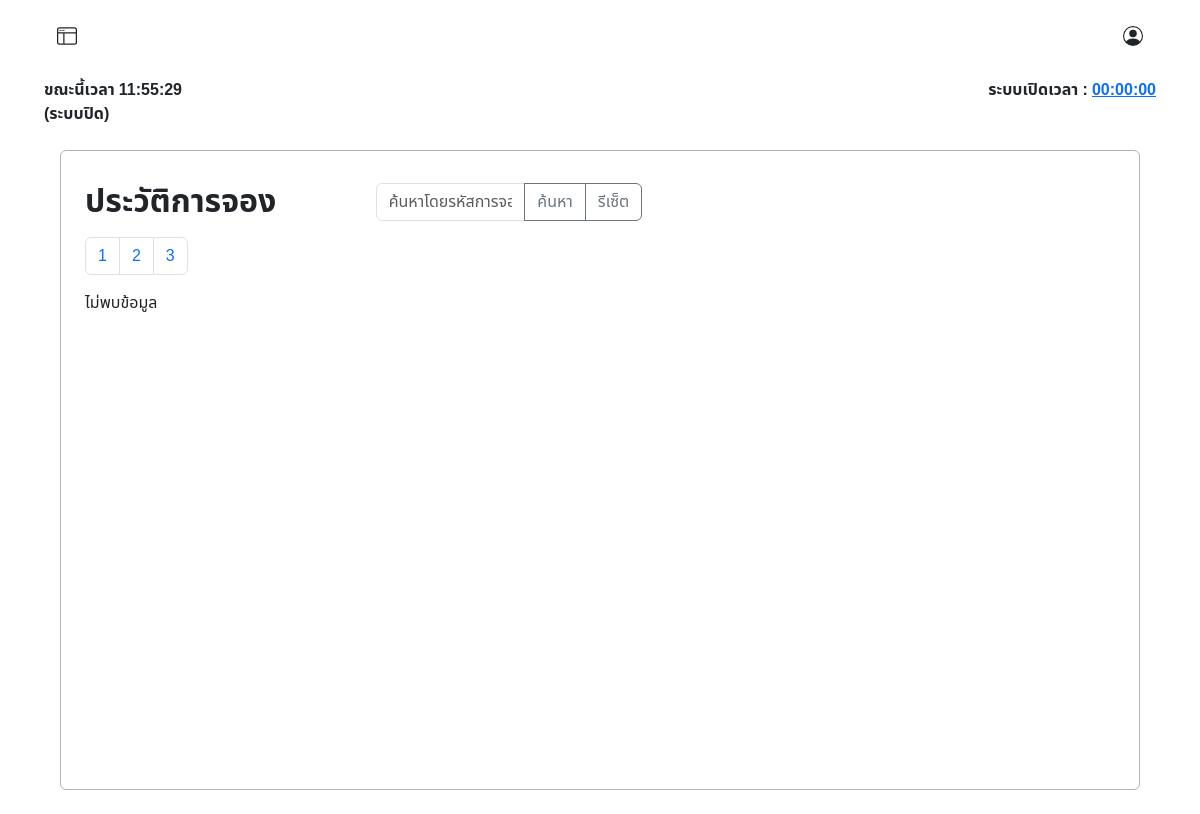
The app's page /admin/booking_history.php?page=4 (signed in), older data.
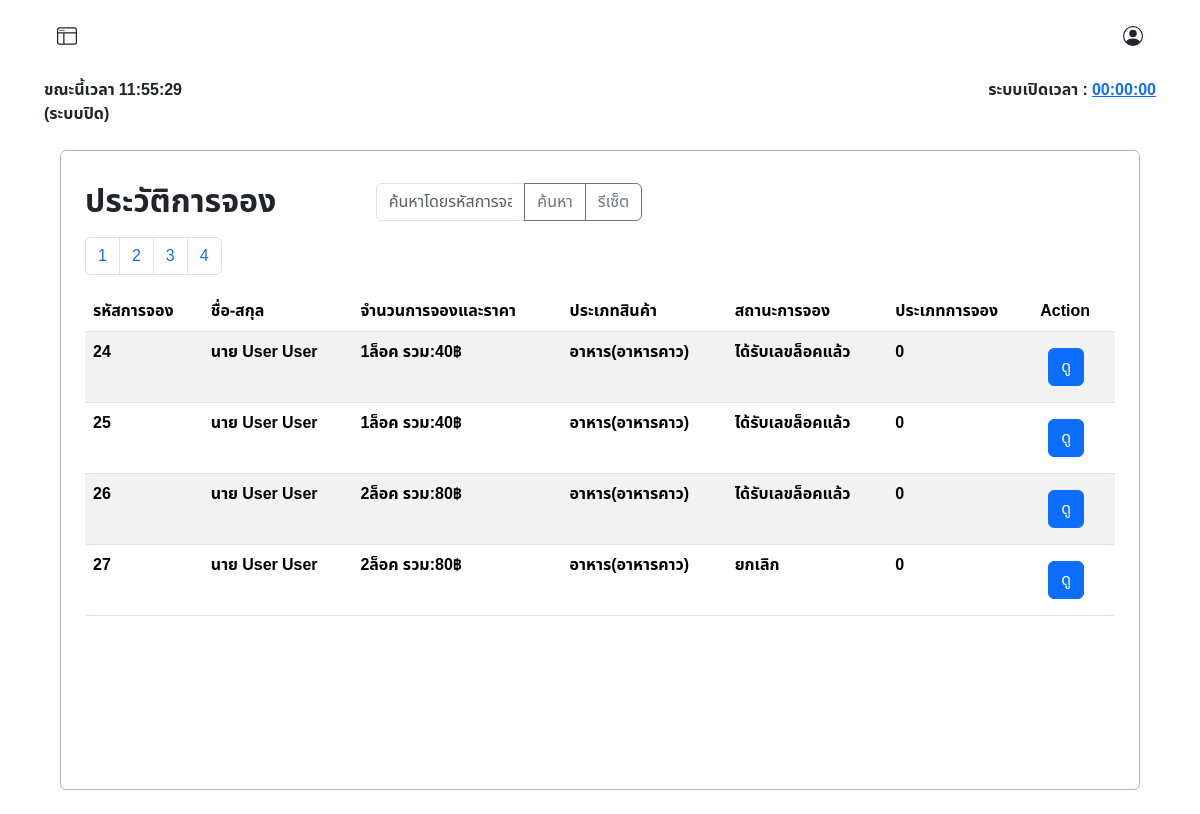
The same page, newer data.
### tables this page shows
CREATE TABLE `booked` (
  `id_booked` int(10) UNSIGNED ZEROFILL NOT NULL COMMENT 'รหัสการจองแบบเรียบร้อยแล้ว',
  `booking_id` int(10) UNSIGNED DEFAULT NULL COMMENT 'รหัสการจอง',
  `member_id` int(6) UNSIGNED NOT NULL COMMENT 'รหัสลูกค้า',
  `booking_amount` varchar(45) NOT NULL,
  `total_price` varchar(45) NOT NULL,
  `product_type` int(11) NOT NULL,
  `sub_product_type` int(11) NOT NULL,
  `booking_status` int(3) UNSIGNED NOT NULL COMMENT 'สถานะการจอง',
  `booking_type` int(11) NOT NULL,
  `zone_id` int(3) UNSIGNED NOT NULL COMMENT 'รหัสประเภทโซน',
  `slip_img` varchar(45) DEFAULT NULL COMMENT 'log',
  `booking_date` timestamp NOT NULL DEFAULT current_timestamp() ON UPDATE current_timestamp() COMMENT 'วันเวลาที่จอง',
  `booked_lock_number` varchar(10) DEFAULT NULL COMMENT 'เลขล็อคที่จะได้',
  `expiration_date` datetime DEFAULT NULL
);

CREATE TABLE `category` (
  `id_category` int(11) NOT NULL,
  `cat_name` varchar(45) NOT NULL
);

CREATE TABLE `sub_category` (
  `idsub_category` int(11) NOT NULL,
  `id_category` int(11) DEFAULT NULL,
  `sub_cat_name` varchar(45) NOT NULL
);

CREATE TABLE `booking_status` (
  `id` int(3) UNSIGNED NOT NULL COMMENT 'รหัสสถานะการจอง',
  `status` varchar(50) NOT NULL COMMENT 'สถานะ'
);

### admin/booking_history.php (the view, shortened to what the changed rows need)
<?php
require("../condb.php");
$results_per_page = 7;
$page = isset($_GET['page']) ? (int)$_GET['page'] : 1;
$start_from = ($page - 1) * $results_per_page;
?>
<!DOCTYPE html>
<html lang="th">
<head>
    <link href="https://cdn.jsdelivr.net/npm/bootstrap@5.3.3/dist/css/bootstrap.min.css" rel="stylesheet">
    <link rel="stylesheet" href="../asset/css/font.css">
</head>
<body>
    <div class="container my-4 p-2 border border-dark-subtle rounded overflow-auto" style="width: 90%; height: 40rem;">
        <div class="tab-content" id="myTabContent">
            <div class="tab-pane fade show active mt-2 mx-2 p-2" id="category">
                <div class="mt-2">
                    <div class="d-flex ">
                        <div class="row ">
                            <div class="w-50 ">
                                <h2> <strong>ประวัติการจอง</strong></h2>
                            </div>
                        </div>
                    </div>
                    <?php
                    $sql_total = "SELECT COUNT(*) FROM market_booking.booked";
                    $result_total = $conn->query($sql_total);
                    $row_total = $result_total->fetch_row();
                    $total_records = $row_total[0];
                    $total_pages = ceil($total_records / $results_per_page);
                    echo "<nav>";
                    echo "<ul class='pagination'>";
                    for ($i = 1; $i <= $total_pages; $i++) {
                        echo "<li class='page-item'><a class='page-link' href='?page=" . $i . "'>" . $i . "</a></li>";
                    }
                    echo "</ul>";
                    echo "</nav>";
                    $sql = "SELECT
                                B.booking_id,
                                CONCAT(U.prefix, ' ', U.firstname, ' ', U.lastname) AS fullname,
                                B.booking_amount,
                                B.total_price,
                                C.cat_name,
                                SC.sub_cat_name,
                                BS.status,
                                B.booking_type,
                                B.slip_img,
                                B.booked_lock_number,
                                B.booking_date
                            FROM market_booking.booked AS B
                            LEFT JOIN booking_status AS BS ON B.booking_status = BS.id
                            LEFT JOIN tbl_user AS U ON B.member_id = U.user_id
                            LEFT JOIN category AS C ON B.product_type = C.id_category
                            LEFT JOIN sub_category AS SC ON B.sub_product_type = SC.idsub_category";
                    $sql .= " LIMIT $start_from, $results_per_page";
                    $result = $conn->query($sql);
                    if ($result === false) {
                        echo "ข้อผิดพลาด SQL: " . $conn->error;
                    } elseif ($result->num_rows > 0) {
                        echo "<table class='table table-striped'>";
                        echo "<thead>
                            <tr>
                                <th>รหัสการจอง</th>
                                <th>ชื่อ-สกุล</th>
                                <th>จำนวนการจองและราคา</th>
                                <th>ประเภทสินค้า</th>
                                <th>สถานะการจอง</th>
                                <th>ประเภทการจอง</th>
                                <th>Action</th>
                            </tr>
                        </thead>";
                        echo "<tbody>";
                        while ($row = $result->fetch_assoc()) {
                            echo "<tr>";
                            echo "<td><strong>" . $row["booking_id"] . "</strong></td>";
                            echo "<td><strong>" . $row["fullname"] . "</strong></td>";
                            echo "<td><strong>" . $row["booking_amount"] . "ล็อค รวม:" . $row["total_price"] . "฿</strong></td>";
                            echo "<td><strong>" . $row["cat_name"] . "(" . $row["sub_cat_name"] . ")</strong></td>";
                            echo "<td><strong>" . $row["status"] . "</strong></td>";
                            echo "<td><strong>" . $row["booking_type"] . "</strong></td>";
                            echo "<td>
                                    <button
                                        class='btn btn-primary m-2' type='button'
                                        data-bs-toggle='modal'
                                        data-bs-target='#viewBookingModal'
                                        data-id='" . $row["booking_id"] . "'>
                                        ดู
                                    </button>
                                </td>";
                            echo "</tr>";
                        }
                        echo "</tbody></table>";
                    } else {
                        echo "ไม่พบข้อมูล";
                    }
                    ?>
                </div>
            </div>
        </div>
    </div>
</body>
</html>

Row changes from the older to the newer data that the page shows:
added booked: booking "24", fullname "นาย User User", booking_amount "1", total_price "40", product_type.cat_name "อาหาร", sub_category.sub_cat_name "อาหารคาว", booking_status.status "ได้รับเลขล็อคแล้ว", booking_type "0"
added booked: booking "25", fullname "นาย User User", booking_amount "1", total_price "40", product_type.cat_name "อาหาร", sub_category.sub_cat_name "อาหารคาว", booking_status.status "ได้รับเลขล็อคแล้ว", booking_type "0"
added booked: booking "26", fullname "นาย User User", booking_amount "2", total_price "80", product_type.cat_name "อาหาร", sub_category.sub_cat_name "อาหารคาว", booking_status.status "ได้รับเลขล็อคแล้ว", booking_type "0"
added booked: booking "27", fullname "นาย User User", booking_amount "2", total_price "80", product_type.cat_name "อาหาร", sub_category.sub_cat_name "อาหารคาว", booking_status.status "ยกเลิก", booking_type "0"
Text that changed along with them:
new list line: "4"
text no longer shown: "ไม่พบข้อมูล"
text now shown: "รหัสการจอง ชื่อ-สกุล จำนวนการจองและราคา ประเภทสินค้า สถานะการจอง ประเภทการจอง Action"
